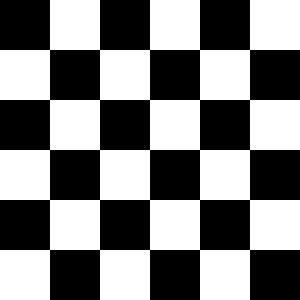

Recreate this plot in Python.
from PIL import Image, ImageDraw


def board(num, size):
    new_image = Image.new("1", (num * size, num * size), 0)
    draw = ImageDraw.Draw(new_image)

    for i in range(num ** 2):
        draw.rectangle([size * (i % num), size * (i // num), size * ((i % num) + 1), size * ((i // num) + 1)],
                       fill=((i % 2 + i // num) % 2) * (num + 1) % 2 + (i % 2)*(num % 2))

    new_image.save("26.2.png", "PNG")


board(6, 50)
